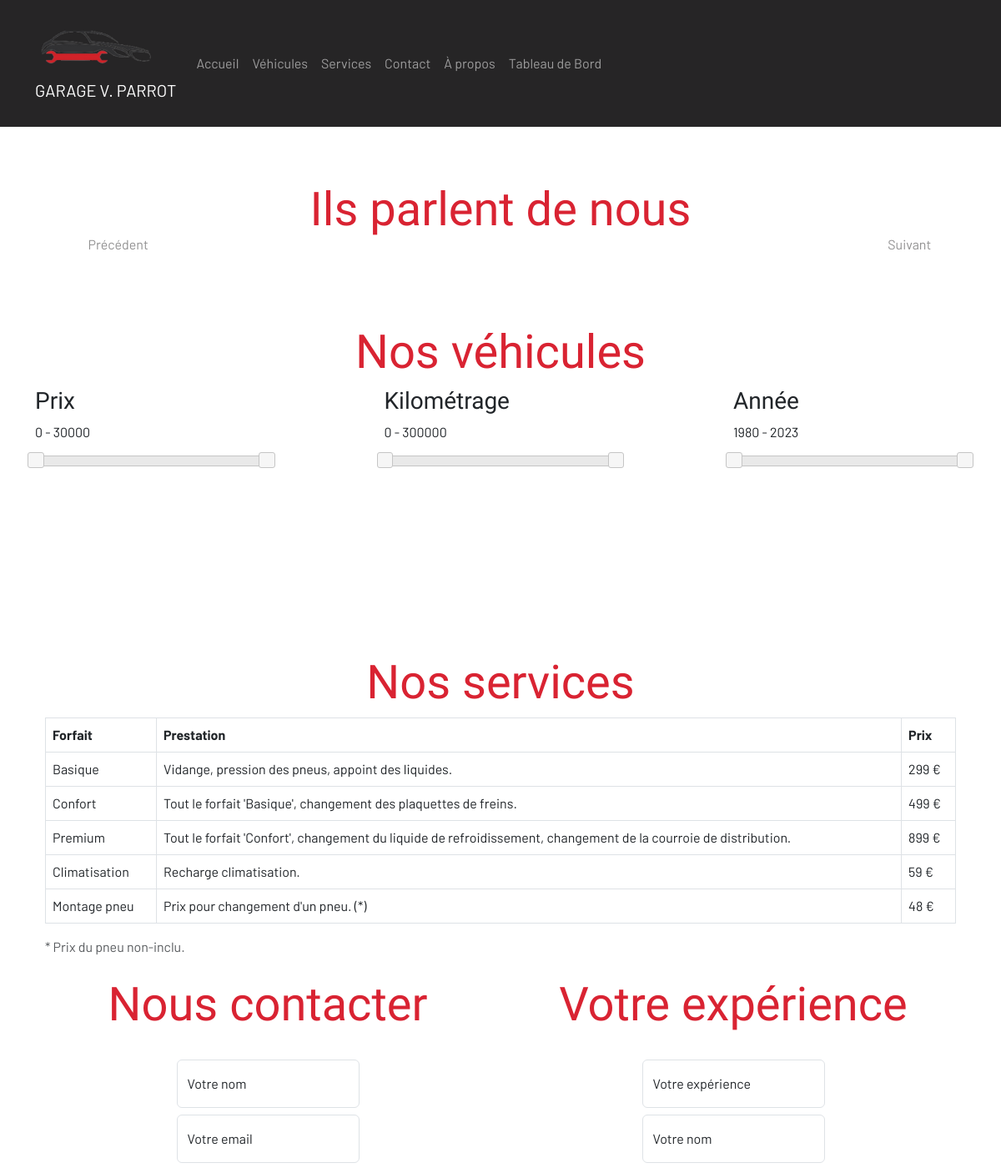
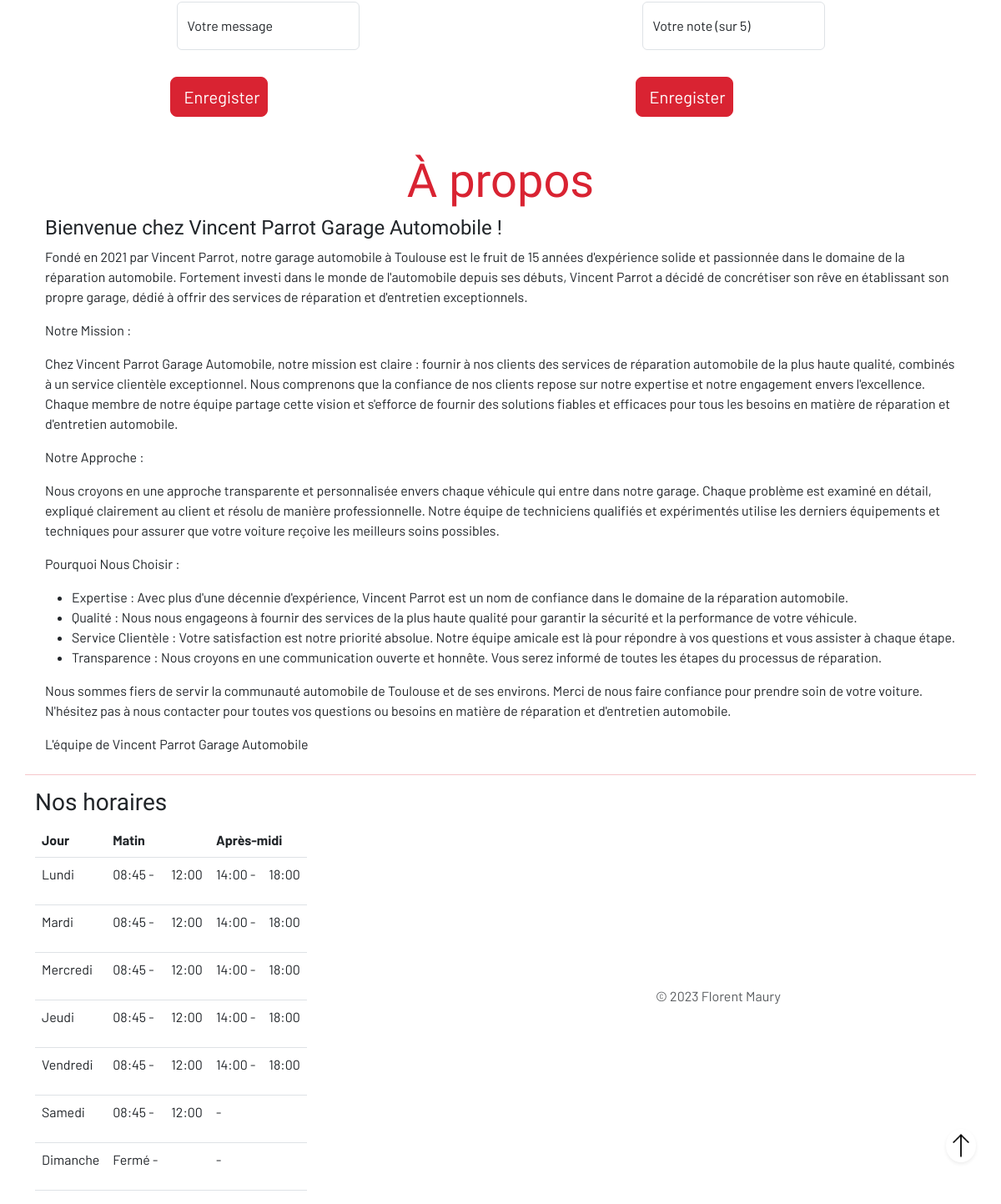
/ (signed in), run on the app's committed database (2 pictures, top to bottom).
### tables this page shows
CREATE TABLE `service` (
  `id` int(11) NOT NULL,
  `service_name` text NOT NULL,
  `included` text NOT NULL,
  `price` int(11) NOT NULL
);

CREATE TABLE `schedule` (
  `id` int(11) NOT NULL,
  `day` text NOT NULL,
  `morning_start` text NOT NULL,
  `morning_end` text NOT NULL,
  `afternoon_start` text NOT NULL,
  `afternoon_end` text NOT NULL
);

### controller/controller.php (called while the page is built, shortened)
<?php
    function home() {
        require('model/modelConnectionDB.php');
        require('model/modelFilterCars.php');
        require('view/homeView.php');
    };
?>

### model/modelConnectionDB.php (called while the page is built, shortened)
<?php
    try {
        $bdd = new PDO('mysql:host=localhost;dbname=garage_parrot;charset=utf8', 'root', '');
    } catch(Exception $e) {
        die('Erreur : ' .$e->getMessage());
    };
    $schedule     = $bdd->query('SELECT * FROM schedule');
    $service      = $bdd->query('SELECT * FROM service');
?>

### model/modelFilterCars.php (called while the page is built, shortened)
<?php
require('modelConnectionDB.php');
?>

### view/base.php (the view, shortened to what this page needs)
<!DOCTYPE html>
<html lang="fr">
    <head>
        <link rel="stylesheet" href="//code.jquery.com/ui/1.12.1/themes/base/jquery-ui.css">
        <link rel="stylesheet" href="./design/defaut.css">
    </head>
    <body>
        <header>
            <nav class="navbar fixed-top navbar-dark bg-dark navbar-expand-md" id="menu">
                <div class="container">
                    <div class="navbar-brand">
                        <img src="./public/assets/logouni.png" alt="logo">
                        <p class="d-none d-md-block">GARAGE V. PARROT</p>
                    </div>
                <div class="collapse navbar-collapse" id="smallNav">
                    <ul class="navbar-nav">
                        <li class="nav-item">
                            <a href="index.php?page=home" class="nav-link">Accueil</a>
                        </li>
                        <li class="nav-item">
                            <a href="#cars" class="nav-link">Véhicules</a>
                            </li>
                        <li class="nav-item">
                            <a href="#services" class="nav-link">Services</a>
                            </li>
                        <li class="nav-item">
                            <a href="#contact" class="nav-link">Contact</a>
                            </li>
                        <li class="nav-item">
                            <a href="#about" class="nav-link">À propos</a>
                            </li>
                            <?php if(isset($_SESSION['connect'])) { ?>
                        <li class="nav-item">
                            <a href="index.php?page=dashboard" class="nav-link">Tableau de Bord</a>
                            </li>
                            <?php } ?>
                        </ul>
                </div>
            </nav>
        </header>
        <a
            class="rounded-circle d-flex justify-content-center shadow-sm"
            href="#"
            style="
                position: fixed;
                width: 3vw;
                height: 5vh;
                bottom: 50px;
                right: 30px;"
        >
        <img src="./public/assets/up.png" alt="Retour haut de page">
        </a>
        <main class="container" style="padding-top: 170px;">
            <?= $content ?>
        </main>
        <hr class="text-primary container">
        <footer class="container d-flex flex-column align-items-center justify-content-between flex-md-row">
            <div class="align-items-center">
                <h3>Nos horaires</h3>
                <div class="table-responsive">
                    <table class="table">
                        <thead>
                            <tr>
                                <th>Jour</th>
                                <th colspan="2">Matin</th>
                                <th colspan="2">Après-midi</th>
                            </tr>
                        </thead>
                        <tbody>
                            <tr>
                            <?php
                                require('./model/modelConnectionDB.php');
                                while($time = $schedule->fetch()) {
                            ?>
                            <td><p><?= $time['day'] ?></p></td>
                            <td><p><?= $time['morning_start'].' -' ?></p></td>
                            <td><p><?= $time['morning_end'] ?></p></td>
                            <td><p><?= $time['afternoon_start'].' -' ?></p></td>
                            <td><p><?= $time['afternoon_end'] ?></p></td>
                        </tbody>
                            <?php
                                }
                            ?>
                    </table>
                </div>
            </div>
            <div class="col-md-4 d-flex align-items-center">
                <span class="text-muted">© 2023 Florent Maury</span>
            </div>
        </footer>
    </body>
</html>

### view/homeView.php (shortened to what this page needs)
<div class="my-5">
    <h2 class="display-4 text-primary text-center" id="testimony">Ils parlent de nous</h2>
    <div id="carouselExampleControls" class="carousel slide" data-bs-ride="carousel">
        <a class="carousel-control-prev" href="#carouselExampleControls" role="button" data-bs-slide="prev">
            <span class="carousel-control-prev-icon" aria-hidden="true"></span>
            <span class="sr-only text-dark">Précédent</span>
        </a>
        <a class="carousel-control-next" href="#carouselExampleControls" role="button" data-bs-slide="next">
            <span class="carousel-control-next-icon" aria-hidden="true"></span>
            <span class="sr-only text-dark">Suivant</span>
        </a>
    </div>
</div>
<h2 class="pt-5 display-4 text-primary text-center" id="cars">Nos véhicules</h2>
<div class="d-flex flex-column align-items-center justify-content-md-between flex-md-row">
    <div class="list-group w-25">
        <h3>Prix</h3>
        <p id="price_show">0 - 30000</p>
        <div id="price_range"></div>
    </div>
    <div class="list-group w-25">
        <h3>Kilométrage</h3>
        <p id="km_show">0 - 300000</p>
        <div id="km_range"></div>
    </div>
    <div class="list-group w-25">
        <h3>Année</h3>
        <p id="year_show">1980 - 2023</p>
        <div id="year_range"></div>
    </div>
</div>
<div class="row row-cols-1 row-cols-sm-2 row-cols-md-3 g-3 my-4 filter_data">
</div>
<div class="container my-4">
    <h2 id="services" class="display-4 text-primary text-center">Nos services</h2>
    <table class="table table-bordered">
        <thead>
            <tr>
                <th scope="col">Forfait</th>
                <th scope="col">Prestation</th>
                <th scope="col">Prix</th>
            </tr>
        </thead>
        <tbody>
            <?php
            while($services = $service->fetch()) {
                ?>
                    <tr>
                        <td scope="row"><?= $services['service_name'] ?></td>
                        <td scope="row"><?= $services['included'];
                            if($services['id'] == 4) {
                                echo' (*)';
                            }
                            ?>
                        </td>
                        <td><?= $services['price'] ?> €</td>
                    </tr>
                <?php
                }
            ?>
        </tbody>
    </table>
    <p class="text-muted">* Prix du pneu non-inclu.</p>
</div>
<div class="d-flex flex-column flex-md-row">
<div class="container">
    <h2 id="contact" class="display-4 text-primary text-center">Nous contacter</h2>
    <div class="col-lg-6 mx-auto my-1 p-3">
    <form method="POST" action="index.php?page=home">
        <p class="form-floating m-2">
            <input type="text" name="customerName" class="form-control" id="customerName" placeholder="Votre nom">
            <label for="customerName">Votre nom</label>
        </p>
        <p class="form-floating m-2">
            <input type="email" name="customerEmail" class="form-control" id="customerEmail" placeholder="Votre email">
            <label for="customerEmail">Votre email</label>
        </p>
        <p class="form-floating m-2">
            <input type="text" rows='5' name="customerMessage" class="form-control" id="customerMessage" placeholder="Votre message">
            <label for="customerMessage">Votre message</label>
        </p>
        <button class="w-50 btn btn-lg btn-primary mt-4" type="submit">Enregister</button>
        </form>
    </div>
</div>
<div class="container">
    <h2 class="display-4 text-primary text-center">Votre expérience</h2>
    <form class="col-lg-6 mx-auto my-1 p-3" method="POST" action="index.php?page=dashboard">
    <p class="form-floating m-2">
        <input type="text" name="testimonialContentClient" class="form-control" id="testimonialContentClient" placeholder="Témoignage">
        <label for="testimonialContentClient">Votre expérience</label>
    </p>
    <p class="form-floating m-2">
        <input type="text" name="customerClient" class="form-control" id="customerClient" placeholder="Nom du client">
        <label for="customerClient">Votre nom</label>
    </p>
    <p class="form-floating m-2">
        <input type="number" min="0" max="5" name="customerNoteClient" class="form-control" id="customerNoteClient" placeholder="Note du client">
        <label for="customerNoteClient">Votre note (sur 5)</label>
    </p>
    <button class="w-50 btn btn-lg btn-primary mt-4" type="submit">Enregister</button>
    </form>
</div>
</div>
<div class="container my-4">
    <h2 id="about" class="display-4 text-primary text-center">À propos</h2>
    <div>
        <h4>Bienvenue chez Vincent Parrot Garage Automobile !</h4>
        <p>
            Fondé en 2021 par Vincent Parrot, notre garage automobile à Toulouse est le fruit de 15 années d'expérience solide et passionnée dans le domaine de la réparation automobile.
            Fortement investi dans le monde de l'automobile depuis ses débuts, Vincent Parrot a décidé de concrétiser son rêve en établissant son propre garage, dédié à offrir des services de réparation et d'entretien exceptionnels.
        </p>
        <p>Notre Mission :</p>
        <p>
            Chez Vincent Parrot Garage Automobile, notre mission est claire : fournir à nos clients des services de réparation automobile de la plus haute qualité,
            combinés à un service clientèle exceptionnel. Nous comprenons que la confiance de nos clients repose sur notre expertise et notre engagement envers l'excellence.
            Chaque membre de notre équipe partage cette vision et s'efforce de fournir des solutions fiables et efficaces pour tous les besoins en matière de réparation et d'entretien automobile.
        </p>
        <p>Notre Approche :</p>
        <p>
            Nous croyons en une approche transparente et personnalisée envers chaque véhicule qui entre dans notre garage.
            Chaque problème est examiné en détail, expliqué clairement au client et résolu de manière professionnelle.
            Notre équipe de techniciens qualifiés et expérimentés utilise les derniers équipements et techniques pour assurer que votre voiture reçoive les meilleurs soins possibles.
        </p>
        <p>Pourquoi Nous Choisir :</p>
        <ul>
            <li>Expertise : Avec plus d'une décennie d'expérience, Vincent Parrot est un nom de confiance dans le domaine de la réparation automobile.</li>
            <li>Qualité : Nous nous engageons à fournir des services de la plus haute qualité pour garantir la sécurité et la performance de votre véhicule.</li>
            <li>Service Clientèle : Votre satisfaction est notre priorité absolue. Notre équipe amicale est là pour répondre à vos questions et vous assister à chaque étape.</li>
            <li>Transparence : Nous croyons en une communication ouverte et honnête. Vous serez informé de toutes les étapes du processus de réparation.</li>
        </ul>
        <p>
            Nous sommes fiers de servir la communauté automobile de Toulouse et de ses environs.
            Merci de nous faire confiance pour prendre soin de votre voiture.
            N'hésitez pas à nous contacter pour toutes vos questions ou besoins en matière de réparation et d'entretien automobile.
        </p>
        <p>L'équipe de Vincent Parrot Garage Automobile</p>
</div>
</div>
<?php
    $content = ob_get_clean();
    require('base.php');
?>

### data on the page
service: service_name "Basique", included "Vidange, pression des pneus, appoint des liquides.", price "299"
service: service_name "Confort", included "Tout le forfait 'Basique', changement des plaquettes de freins.", price "499"
service: service_name "Premium", included "Tout le forfait 'Confort', changement du liquide de refroidissement, changement de la courroie de distribution.", price "899"
service: service_name "Climatisation", included "Recharge climatisation.", price "59"
service: service_name "Montage pneu", included "Prix pour changement d'un pneu.", price "48"
schedule: day "Lundi", morning_start "08:45", morning_end "12:00", afternoon_start "14:00", afternoon_end "18:00"
schedule: day "Mardi", morning_start "08:45", morning_end "12:00", afternoon_start "14:00", afternoon_end "18:00"
schedule: day "Mercredi", morning_start "08:45", morning_end "12:00", afternoon_start "14:00", afternoon_end "18:00"
schedule: day "Jeudi", morning_start "08:45", morning_end "12:00", afternoon_start "14:00", afternoon_end "18:00"
schedule: day "Vendredi", morning_start "08:45", morning_end "12:00", afternoon_start "14:00", afternoon_end "18:00"
schedule: day "Samedi", morning_start "08:45", morning_end "12:00"
schedule: day "Dimanche", morning_start "Fermé"
